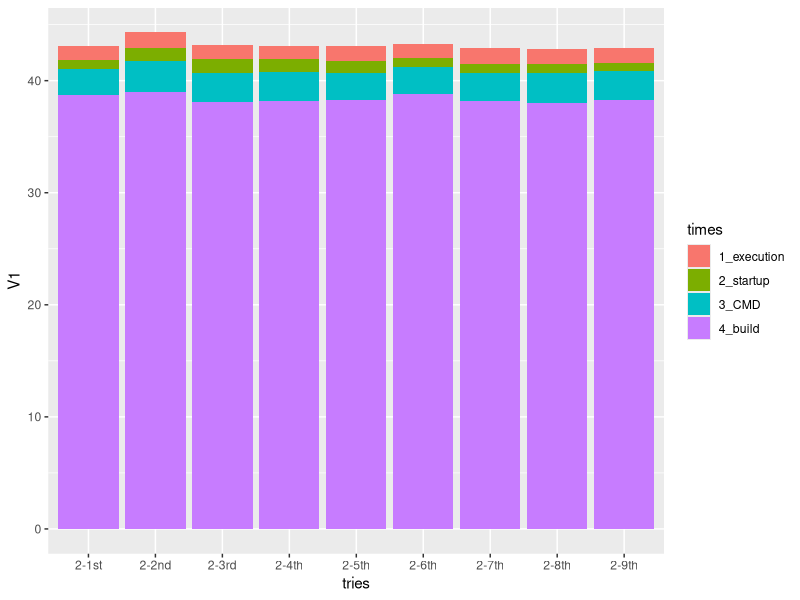

R code for this plot:
library("ggplot2")

tries <- c(rep("2-1st", 4), rep("2-2nd", 4), rep("2-3rd", 4), rep("2-4th", 4), rep("2-5th", 4), rep("2-6th", 4), rep("2-7th", 4), rep("2-8th", 4), rep("2-9th", 4))
times <- rep(c("4_build", "3_CMD", "2_startup", "1_execution"), 9)
value_all <- read.csv("b2_e1.csv", header=F)	
value <- value_all[1]
data2_1 <- data.frame(tries, times, value)

ggplot(data2_1, aes(fill=times, y=V1, x=tries)) + geom_bar(position="stack", stat="identity")